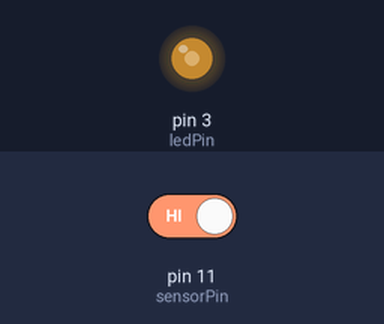
Recording of a sketch running on a simulated Arduino Uno, built with avr-gcc and run on an emulated ATmega328P. On the bench: output pins drawn as LEDs (lit = HIGH). The test bench sets the inputs (shaded band); at power-on: pin 11 (sensorPin) HIGH. What the sketch prints to the serial monitor is not drawn.

Above: at 1.8 s.
1.9 s: pin 11 (sensorPin) driven LOW
Timing chart, 0 to 4.9 s (numbered marks = the images above; inputs shaded):
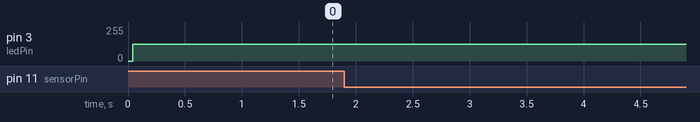

Measured:
- after the input at 1.9 s, every drawn part: stays the same

The sketch:

Lab_1_challenge__1_.ino
```cpp
#include <TimerOne.h>

// constants won't change. They're used here to
//set pin numbers:

const int ledPin = 3; //the number of the IR LED pin
const int sensorPin = 11; //the number of the IR sensor pin
// variables will change;
int lightLevel;     //variable for storing the sensor data

void setup() {
  // put your setup code here, to run once:
  Serial.begin(9600);
  pinMode(sensorPin, INPUT); //Input to Arduino
  pinMode(ledPin, OUTPUT); //Output from Arduino

  Timer1.initialize(26); //set a time of length 26 microseconds (or 38kHz)
  Timer1.attachInterrupt(callback); // attach the routine that will happen at the interrupt

}

void loop() {
  // put your main code here, to run repeatedly:
  lightLevel = digitalRead(sensorPin);
  Serial.print("The IR Sensor is reading:");
  if (lightLevel == 0) {
    Serial.println("IR Communication ON");
  }
  else {
    Serial.println("IR Communication OFF");
  }
  delay(500); //delay to slow serial monitor output
}
void callback() //time sensitive function to toggle the IR LED
{
  digitalWrite(ledPin, digitalRead(ledPin) ^ 1); //Toggle the IR LED
}
```
